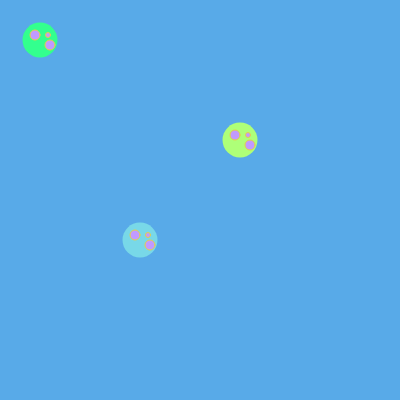
Frame 1 (no input)
Frame 60 (no input): identical to frame 1, image omitted
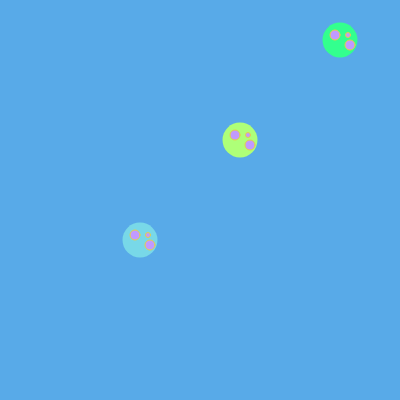
Frame 120 (the mouse pressed at the canvas centre since frame 60)

The p5.js sketch that drew these frames (run headless with seeded random() and noise() and a simulated clock; from frame 60 on, the mouse is pressed at the canvas centre):

// p5.js sketch
// ── sketch.js
//var x = 0;
//var y = 0;
// variables like a value when they are first made
var grn = 0;
var slate = 0;
var ltgrn = 0;

var step = 0;
var stepY = 0;


function setup() {
  createCanvas(400, 400);
  background(88, 170, 232);
  grn = color(51, 255, 142);
  slate = color(120, 216, 232);
  ltgrn = color(174, 255, 120);
}

function draw() {
   background(88, 170, 232);
  /*
  var grn = color(51, 255, 142);
var slate = color(120, 216, 232);
var ltgrn = color(174, 255, 120);
*/
  /*
  var x = 0;
  var y = 0;

  noStroke();
  fill(51, 255, 142);
  ellipse(40 + x, 40 + y, 35, 35);
  fill(193, 154, 255);
  stroke(229, 206, 76);
  strokeWeight(1);
  ellipse(35 + x, 35 + y, 10, 10);
  ellipse(50 + x, 45 + y, 10, 10);
  ellipse(48 + x, 35 + y, 5, 5);
  */
  
  // we only check the mouse here ... like, when we get
  // here. not when it was clicked
  if(mouseIsPressed){
    step += 5;
    
    if(step > width){
      step = -100;
    }
    
  }
  
  if((keyIsPressed) &&( key === 'w')){


   // if(key === 'w'){
      
     stepY += 10;
    if(stepY > height){

      stepY = 0;
    }
   // }

  }
    

  bump(step, stepY, grn, 1);
  //x = 100;
  //y = 100;
  bump(100, 200, slate, 0); // 100 is known as x; 200 is known as y

  bump(200, 100, ltgrn, 1);
  
  //moby dick
  //more moby dick
  //websters dictionary
}

function bump(x, y, clr, which) { // need to pass parameters because i've defined it as such here
  //var x = 0;
  //var y = 0;

  noStroke();
  //fill(51, 255, 142);
  fill(clr);
  ellipse(40 + x, 40 + y, 35, 35);
  //if (which == 0) {
    fill(193, 154, 255);
 // } else {
   // fill(0);
 // }
  stroke(229, 206, 76);
  strokeWeight(1);
  ellipse(35 + x, 35 + y, 10, 10);
  //if (which == 0) {
  ellipse(50 + x, 45 + y, 10, 10);
  // }
  // else{
  // }
  ellipse(48 + x, 35 + y, 5, 5);
}

    /*

// listener function. it's always listening.  hotline
function keyTyped(){
  if(key === 'w'){
    stepY += 10;
  }
  
}
*/
